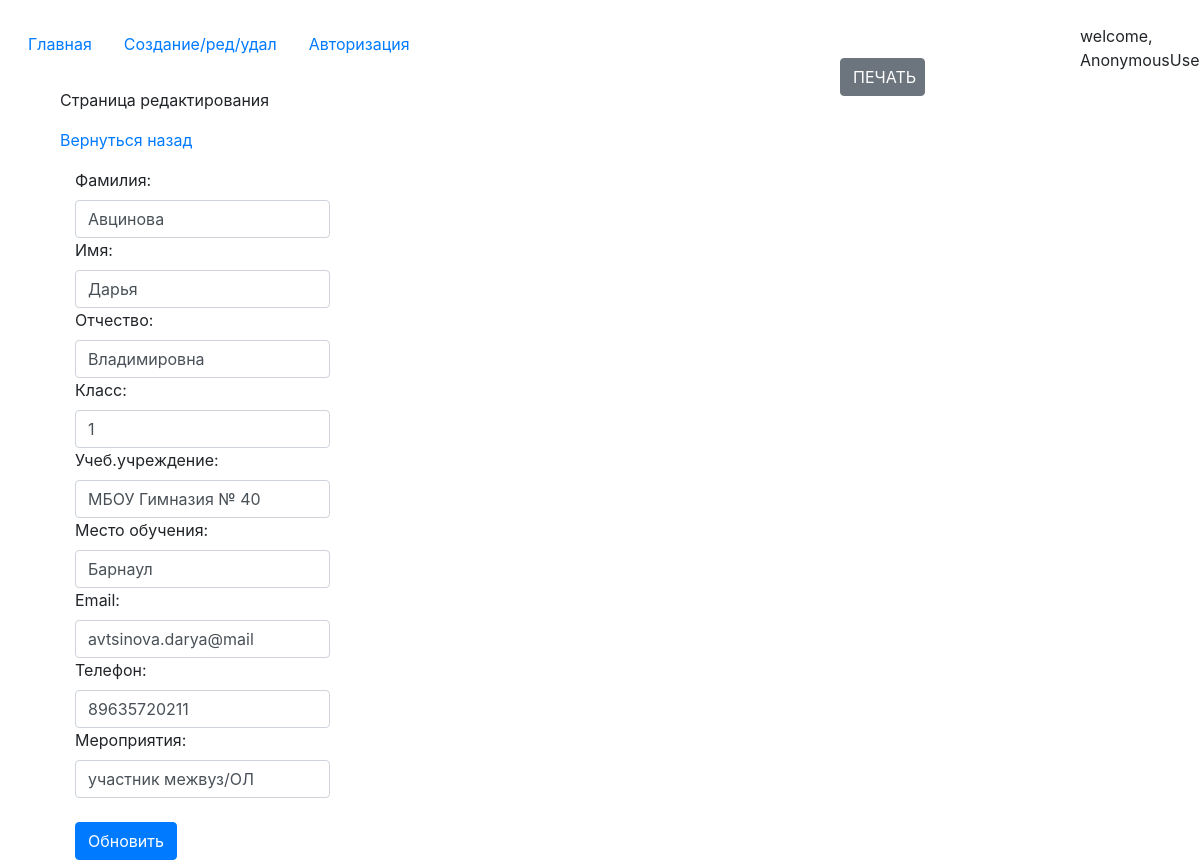
Screenshot of /update-page/6 with the database file from the repository.
### core/models.py (models this page shows, shortened)
class Records(models.Model):
    create_date = models.DateTimeField(auto_now = True)
    second_name = models.CharField(max_length = 15, verbose_name = "Фамилия")
    first_name = models.CharField(max_length=15, verbose_name="Имя")
    patronymic = models.CharField(max_length=20, verbose_name="Отчество")
    the_class = models.CharField(max_length=2, verbose_name="Класс")
    educational_institution = models.CharField(max_length=50, verbose_name="Учеб.учреждение")
    place_of_study = models.CharField(max_length=15, verbose_name="Место обучения")
    e_mail = models.CharField(max_length=20, verbose_name="Email")
    phone_number = models.CharField(max_length=11, verbose_name="Телефон")
    events = models.CharField(max_length=200, verbose_name="Мероприятия")
    class Meta:
        verbose_name = "запись"
        verbose_name_plural = "Записи"

### core/views.py (the view)
# urls.py: path('update-page/<int:pk>', views.RecordUpdateView.as_view(), name='update_page'),
class RecordUpdateView(UpdateView):
    model = Records
    template_name = 'edit_page.html'
    form_class = RecordForm
    success_url = reverse_lazy('edit_page')
    def get_context_data(self, **kwargs):
        kwargs['update'] = True
        return super().get_context_data(**kwargs)

### core/forms.py
class RecordForm(forms.ModelForm):
    class Meta:
        model = Records
        fields = '__all__'
    def __init__(self, *args, **kwargs):
        super().__init__(*args, **kwargs)
        for field in self.fields:
            self.fields[field].widget.attrs['class'] = 'form-control'

### templates/edit_page.html (shortened to what this page needs)
{% extends 'index.html' %}
{% block content %}
    <button style = ";width:85px;position: absolute;left:70%;top:6.8%;" class = "btn btn-secondary mb-4" onclick = "printEl()">ПЕЧАТЬ</button>
    {% if update %}
        <div style = "margin-left:5%">
        <p class = "mt-4">Страница редактирования</p>
        <p><a href = "{% url 'edit_page' %}">Вернуться назад</a></p>
        <form id = "update_data" method = "post">
        <div class ="col-3">
              {{ form }}
          </form>
        <button form = "update_data" type="submit" class="btn btn-primary mt-4">Обновить</button>
    </div>
    {% endif %}
{% endblock %}

### rows the page displays
Records: second_name "Авцинова", first_name "Дарья", patronymic "Владимировна", the_class "1", educational_institution "МБОУ Гимназия № 40", place_of_study "Барнаул", e_mail "avtsinova.darya@mail", phone_number "89635720211", events "участник межвуз/ОЛ"
